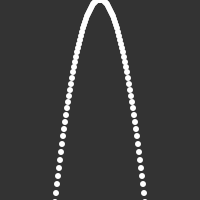
Frame 1 (no input)
Frame 60 (the mouse pressed at the canvas centre just before this capture): identical to frame 1, image omitted
Frame 120 (the mouse held since frame 60 and released just before this capture): identical to frame 1, image omitted

The Processing sketch that drew this single still picture (run headless with seeded random() and noise(); from frame 60 on, the mouse is pressed at the canvas centre):

// Processing sketch: processing_108409
// ── processing_108409.pde

int x = 0;int y = 0; int valor=100;
void setup()
{
  noStroke();
  size(200, 200);
}
void draw() {
  background(51);
  funcionCuadratica();
}
void funcionCuadratica() {
for(int x = -valor; x < valor; x++) {
  y=(x*x)/10;
    fill(255);
  ellipse(x+100, y, 6, 6);
}
}
